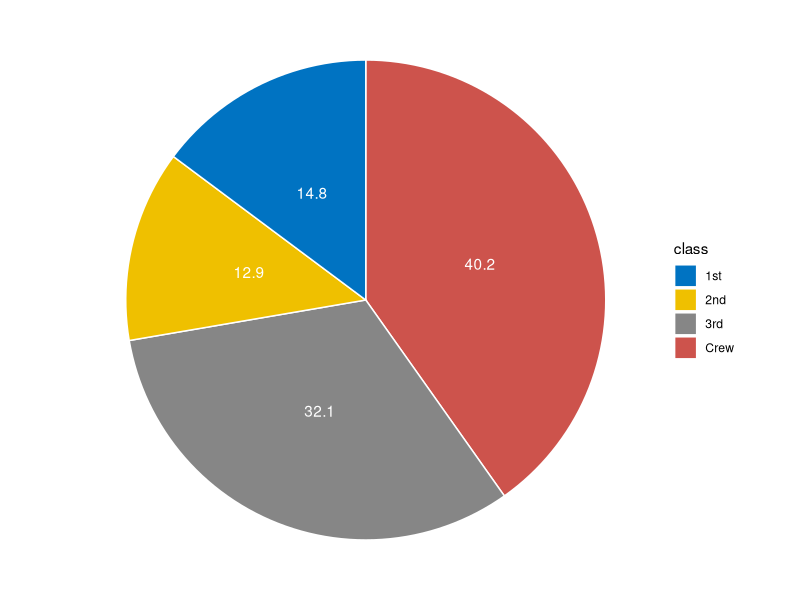
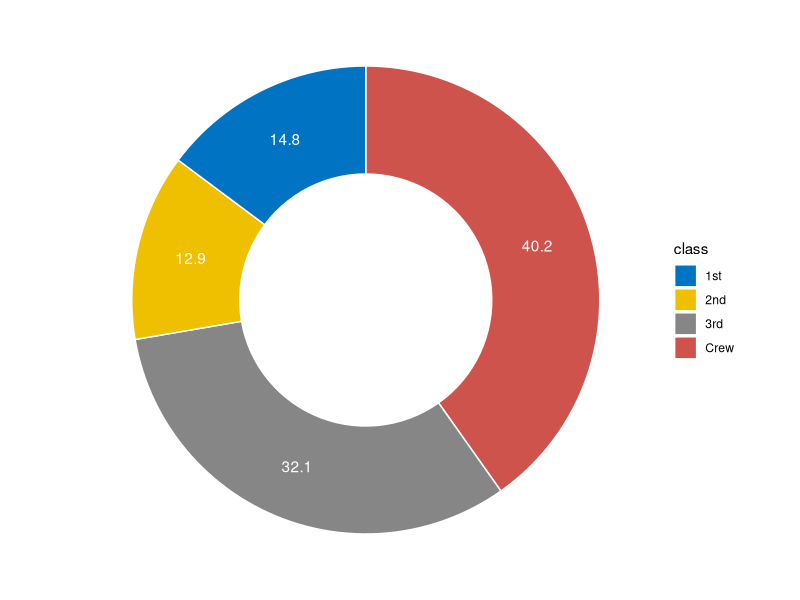
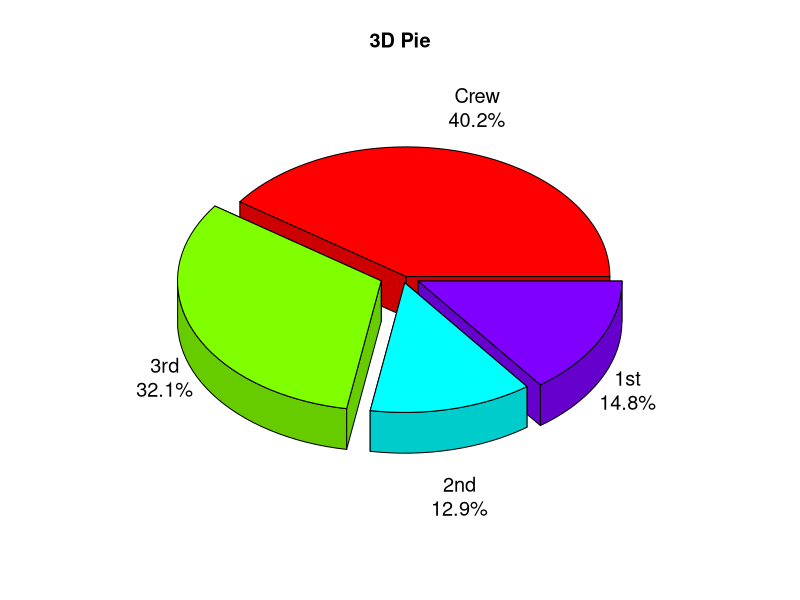
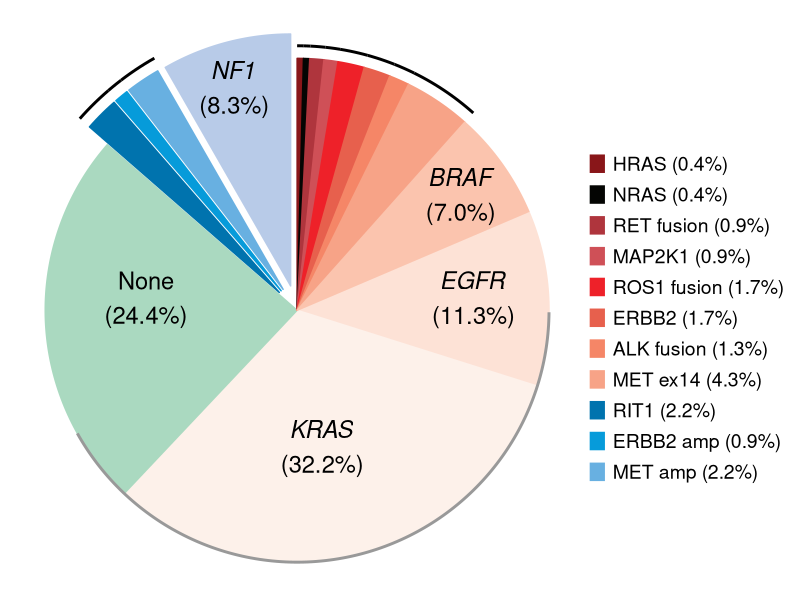

Generate these figures, in order, with R:
## ---- chunk 1
# Install packages
if (!requireNamespace("ggplot2", quietly = TRUE)) {
  install.packages("ggplot2")
}
if (!requireNamespace("dplyr", quietly = TRUE)) {
  install.packages("dplyr")
}
if (!requireNamespace("plotrix", quietly = TRUE)) {
  install.packages("plotrix")
}
if (!requireNamespace("ggforce", quietly = TRUE)) {
  install.packages("ggforce")
}
if (!requireNamespace("ggpubr", quietly = TRUE)) {
  install.packages("ggpubr")
}
if (!requireNamespace("patchwork", quietly = TRUE)) {
  install.packages("patchwork")
}

# Load packages
library(ggplot2)
library(dplyr)
library(plotrix)
library(ggforce)
library(ggpubr)
library(patchwork)
## ---- chunk 2
# Generate simulated data
count.data <- data.frame(
  class = c("1st", "2nd", "3rd", "Crew"),
  n = c(325, 285, 706, 885),
  prop = c(14.8, 12.9, 32.1, 40.2)
)
# Add label position
count.data <- count.data %>%
  arrange(desc(class)) %>%
  mutate(lab.ypos = cumsum(prop) - 0.5*prop)
# View the final merged dataset
head(count.data)
## ---- chunk 3
#| label: fig-1.1BasicPlot
#| fig-cap: "Basic pie chart"
#| out.width: "95%"
#| warning: false
#| message: false
#| fig-width: 6
#| fig-height: 6

# Basic pie chart
mycols <- c("#0073C2FF", "#EFC000FF", "#868686FF", "#CD534CFF")
p <- 
  ggplot(count.data, aes(x = "", y = prop, fill = class)) +
  geom_bar(width = 1, stat = "identity", color = "white") +
  coord_polar("y", start = 0)+
  geom_text(aes(y = lab.ypos, label = prop), color = "white")+
  scale_fill_manual(values = mycols) +
  theme_void()

p
## ---- chunk 4
#| label: fig-1.2BasicPlot
#| fig-cap: "Hole-in-the-middle pie chart"
#| out.width: "95%"
#| warning: false
#| message: false
#| fig-width: 6
#| fig-height: 6

# Hole-in-the-middle pie chart
p2 <- 
  ggplot(count.data, aes(x = 2, y = prop, fill = class)) +
  geom_bar(stat = "identity", color = "white") +
  coord_polar(theta = "y", start = 0) +
  geom_text(aes(y = lab.ypos, label = prop), color = "white") +
  scale_fill_manual(values = mycols) +
  theme_void() +
  xlim(0.5, 2.5)

p2
## ---- chunk 5
#| label: fig-2.13DPie
#| fig-cap: "3D pie chart"
#| out.width: "95%"
#| warning: false
#| message: false
#| fig-width: 6
#| fig-height: 6

# Create a data frame
# Generate labels (combined categories and percentages)
labels <- paste(count.data$class, "\n", count.data$prop, "%", sep="")

# Draw a 3D pie chart
p3 <- pie3D(
  count.data$n,                # Use quantity as value
  labels = labels,             # Custom labels
  explode = 0.1,               # Set sector interval
  main = "3D Pie",
  col = rainbow(nrow(count.data)), # Use rainbow colors
  labelcex = 1.2,              # Label font size
  theta = 1                    # Control the angle of the 3D effect
)
## ---- chunk 6
#| label: fig-2.23PartPieChart
#| fig-cap: "Part highlights the pie chart"
#| out.width: "95%"
#| warning: false
#| message: false
#| fig-width: 6
#| fig-height: 6

# Create a data frame
data <- data.frame(
  gene = c("HRAS", "NRAS", "RET fusion", "MAP2K1", "ROS1 fusion", "ERBB2", 
           "ALK fusion", "MET ex14",  "BRAF", "EGFR", "KRAS", "None", "RIT1",
           "ERBB2 amp", "MET amp", "NF1"),
  percentage = c(0.4, 0.4, 0.9, 0.9, 1.7, 1.7, 1.3, 4.3,  7.0, 11.3, 32.2, 24.4,
                 2.2, 0.9, 2.2, 8.3)
)
data$gene <- factor(data$gene,levels = data$gene)
data$focus = c(rep(0, 12), rep(0.2, 4))
data$anno <- ifelse(data$gene == "KRAS", "KRAS\n(32.2%)",
                    ifelse(data$gene == "EGFR", "EGFR\n(11.3%)",
                           ifelse(data$gene == "BRAF", "BRAF\n(7.0%)",
                                  ifelse(data$gene == "None", "None\n(24.4%)",
                                         ifelse(data$gene == "NF1", "NF1\n(8.3%)", NA)))))
data <- 
  data %>%
  mutate(end_angle = 2*pi*cumsum(percentage)/100,
         start_angle = lag(end_angle, default = 0),
         mid_angle = 0.5*(start_angle + end_angle)) %>%
  mutate(legend = paste0(gene," (",percentage,"%)"))

data$legend <- factor(data$legend,levels = data$legend)

col <- c("#891619","#040503","#AF353D","#CF5057","#EE2129","#E7604D","#F58667","#F7A387","#FBC4AE","#FDE2D6","#FDF1EA","#AAD9C0","#0073AE","#069BDA","#68B0E1","#B8CBE8")

# Draw a pie chart using ggplot
pie <- 
  ggplot() +
  geom_arc_bar(data=data, stat = "pie", # Draw pie charts in normal Cartesian coordinates, not polar coordinates
               aes(x0=0,y0=0,r0=0,r=2, # If you need a donut chart, just change r0 to 1.
                   amount=percentage,
                   fill=gene,color=gene,
                   explode=focus)) +
  geom_arc(data=data[1:8,], size=1,color="black",
           aes(x0=0, y0=0, r=2.1, start = start_angle, end = end_angle)) +
  geom_arc(data=data[11,], size=1,color="grey60",
           aes(x0=0, y0=0, r=2, start = start_angle-0.3, end = end_angle+0.3)) +
  geom_arc(data=data[13:15,], size = 1,color="black",
           aes(x0=0,y0=0,r=2.3,size = index,start = start_angle, end = end_angle))+
  annotate("text", x=1.3, y=0.9, label=expression(atop(italic("BRAF"),"(7.0%)")), 
           size=6, angle=0, hjust=0.5) +
  annotate("text", x=1.4, y=0.08, label=expression(atop(italic("EGFR"),"(11.3%)")),
           size=6, angle=0, hjust=0.5) +
  annotate("text", x=0.2, y=-1.1, label=expression(atop(italic("KRAS"),"(32.2%)")),
           size=6, angle=0, hjust=0.5) +
  annotate("text", x=-1.2, y=0.1, label="None\n(24.4%)", size=6, angle=0, 
           hjust=0.5) +
  annotate("text", x=-0.5, y=1.75, label=expression(atop(italic("NF1"),"(8.3%)")),
           size=6, angle=0, hjust=0.5) +
  coord_fixed() +
  theme_no_axes() +
  scale_fill_discrete(breaks=data$gene[c(1:8, 13:15)],
                      labels=data$legend[c(1:8, 13:15)], type=col) +
  scale_color_discrete(breaks=data$gene[c(1:8, 13:15)],
                       labels=data$legend[c(1:8, 13:15)], type=col) +
  theme(panel.border = element_blank(),
        legend.margin = margin(t = 1,r = 0,b = 0,l = 0,unit = "cm"),
        legend.title = element_blank(),
        legend.text = element_text(size=14),
        legend.key.spacing.y = unit(0.3,"cm"),
        legend.key.width = unit(0.4,"cm"),
        legend.key.height = unit(0.4,"cm"))

pie
